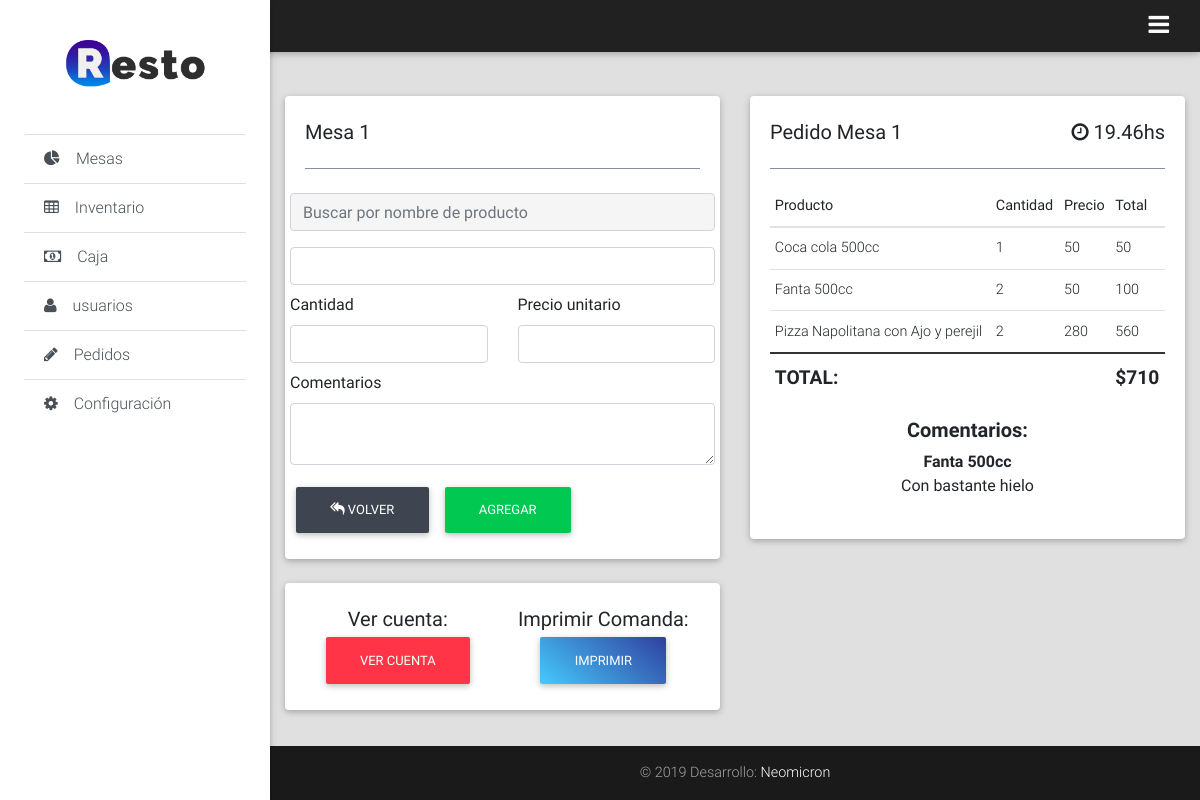
Page /mesa.php?id=1 (signed in) on the committed database.
### tables this page shows
CREATE TABLE `temporal` (
  `id` int(11) NOT NULL,
  `nro_mesa` int(11) NOT NULL,
  `producto` varchar(200) NOT NULL,
  `id_producto` int(11) NOT NULL,
  `cantidad` int(11) NOT NULL,
  `precio` float NOT NULL,
  `total` float NOT NULL,
  `estado` varchar(50) NOT NULL DEFAULT 'Pendiente',
  `ingreso` timestamp NOT NULL DEFAULT CURRENT_TIMESTAMP,
  `comentarios` varchar(300) NOT NULL,
  `descuento` int(11) DEFAULT NULL
);

### mesa.php (called while the page is built, shortened)
<?php
	require 'config/conexion.php';
	$nro_mesa = $_GET['id'];
	$statement2 = $con->prepare("
		SELECT * FROM temporal
		WHERE nro_mesa = $nro_mesa
	");
	$statement2->execute();
	$pedidos = $statement2->fetchAll();
	$statement3 = $con->prepare("
		SELECT SUM(total)
		FROM temporal
		WHERE nro_mesa = $nro_mesa
		");
	$statement3->execute();
	$total_mesa = $statement3->fetch();
	$statement4 = $con->prepare("
		SELECT ingreso
		FROM temporal
		WHERE nro_mesa = $nro_mesa
		ORDER BY id DESC
		");
	$statement4->execute();
	$ingreso = $statement4->fetch();
	$timestamp = strtotime($ingreso[0]);
	$time = date('G.i', $timestamp);
	require 'views/mesa.view.php';
 ?>

### views/mesa.view.php (the view, shortened to what this page needs)
<?php require_once 'head.php';?>
<body class="grey lighten-2">
    <header>
        <?php require_once 'navbar.php'; ?>
        <?php require_once 'sidebar.php'; ?>
    </header>
    <main class="pt-5">
        <div class="container-fluid mt-5">
            <div class="row">
                <div class="col-12 col-md-6 mb-4 izq">
                    <div class="card">
                        <div class="card-body">
                            <div class="d-sm-flex justify-content-between mb-4">
                                <h5 class="nro_mesa mb-2 mb-sm-0 pt-1">
                                    <span>Mesa <?php echo $nro_mesa ?></span>
                                </h5>
                            </div>
                            <hr class="mdb-color lighten-3">
                            <div class="row d-flex justify-content-center">
                               <form id="form-add-productos" method="POST" action="consultas/pedido_mesa.php">
                                  <input type="text" class="form-control grey lighten-4 mt-2" name="buscar" autocomplete="off" autofocus onkeyup="buscar_ajax(this.value);" placeholder="Buscar por nombre de producto">
                                    <input type="text" name="producto" class="form-control" required>
                                    <div class="row mt-2">
                                        <div class="col-md-6">
                                            <label>Cantidad</label>
                                            <input type="text" class="form-control" id="cantidad" name="cantidad" required>
                                        </div>
                                        <div class="col-md-6">
                                            <label>Precio unitario</label>
                                          <input type="text" class="form-control" id="precio" name="precio" required>
                                        </div>
                                    </div>
                                    <div class="form-group mt-2">
                                        <label for="comentarios">Comentarios</label>
                                        <textarea name="comentarios" id="comentarios" cols="30" class=" form-control"></textarea>
                                    </div>
                                    <div class="mt-2">
                                    <a class="btn stylish-color-dark waves-effect waves-light" href="index.php"><i class="fa fa-reply-all"></i> Volver </a>
                                    <button type="submit" id="add_productos" class="btn btn-success" name="submit">Agregar</button>
                                  </div>
                                </form>
                            </div>
                        </div>
                    </div>
                    <div class="card mt-4">
                        <div class="card-body">
                            <div class="d-sm-flex justify-content-between align-items-center">
                                <div class="imprimir-comanda d-flex flex-column align-items-center justify-content-between w-100 w-sm-50 pr-0 pr-sm-3">
                                    <h5 class="mb-sm-0 pt-1">
                                    <span>Ver cuenta: </span>
                                </h5>
                                <a class="btn btn-danger" href="ver_cuenta.php?id=<?php echo $nro_mesa ?>">Ver cuenta</a>
                                </div>
                                <div class="imprimir-comanda d-flex flex-column align-items-center justify-content-between w-100 w-sm-50">
                                    <h5 class=" mb-sm-0 pt-1">
                                        <span>Imprimir Comanda: </span>
                                    </h5>
                                    <a class="btn btn-primary" id="imprimir" >Imprimir</a>
                                </div>
                            </div>
                        </div>
                    </div>
                </div>
                <div class="col-12 col-md-6 mb-4">
                    <div class="card">
                        <div class="card-body comanda-impresa">
                            <div class="d-sm-flex justify-content-between mb-4">
                                <h5 class="mb-2 mb-sm-0 pt-1">
                                    <span>Pedido Mesa <?php echo $nro_mesa ?></span>
                                </h5>
                                <h5 class="mb-2 mb-sm-0 pt-1">
                                    <span><i class="fa fa-clock-o"></i> <?php echo($time); ?>hs</span>
                                </h5>
                            </div>
                            <hr class="mdb-color lighten-3">
                                <table class="table table-sm">
                                  <thead>
                                    <tr class="printable">
                                      <th scope="col">Producto</th>
                                      <th class="print-derecha" scope="col">Cantidad</th>
                                      <th class="ocultar" scope="col precio">Precio</th>
                                      <th class="ocultar" scope="col total">Total</th>
                                    </tr>
                                  </thead>
                                  <tbody>
                                    <?php foreach ($pedidos as $pedido): ?>
                                        <tr>
                                          <td scope="row"><?php echo $pedido['producto']; ?></td>
                                          <td class="print-derecha"><?php echo $pedido['cantidad']; ?></td>
                                          <td class="ocultar"><?php echo $pedido['precio']; ?></td>
                                          <td class="ocultar"><?php echo $pedido['total']; ?></td>
                                        </tr>
                                    <?php endforeach ?>
                                        <div class="d-flex justify-content-between">
                                            <th class="precio-comanda" style="border-top: 2px solid #333; font-size: 1.2em"><strong>TOTAL:</strong></th>
                                            <td class="precio-comanda" style="border-top: 2px solid #333"></td>
                                            <td class="precio-comanda" style="border-top: 2px solid #333"></td>
                                            <th class="precio-comanda" style="border-top: 2px solid #333; font-size: 1.2em" ><strong>$<?php echo $total_mesa['0'] ?></strong></th>
                                        </div>
                                  </tbody>
                                </table>
                                <h5 class="mb-2 text-center"><strong>Comentarios:</strong> </h5>
                                <div class="d-flex flex-column text-center">
                                <?php foreach ($pedidos as $pedido2): ?>
                                    <?php if (!empty($pedido2['comentarios'])): ?>
                                        <div><strong><?php echo $pedido2['producto'] ?></strong></div>
                                       <div class="comentario-comanda"><p><?php echo $pedido2['comentarios']; ?></p></div>
                                    <?php endif ?>
                                <?php endforeach ?>
                                </div>
                        </div>
                    </div>
                </div>
            </div>
        </div>
    </main>
    <?php require_once 'footer.php';?>

### public/css/style.css (style rules this page uses)
.btn-primary { background: -webkit-linear-gradient(50deg,#45cafc,#303f9f)!important; background: -o-linear-gradient(50deg,#45cafc,#303f9f)!important; background: linear-gradient(40deg,#45cafc,#303f9f)!important; }
@media (min-width: 768px) { .navbar, .page-footer, main { padding-left: 270px; } }
.btn { z-index: 10; }
.comentario-comanda { border-bottom: 1px dashed #000; margin-bottom: 5px; }
.comentario-comanda:last-child { border: none; }

### rows in the picture
temporal: ingreso "19.46", producto "Pizza Napolitana con Ajo y perejil", cantidad "2", precio "280", total "560"
temporal: producto "Coca cola 500cc", cantidad "1", precio "50", total "50"
temporal: producto "Fanta 500cc", cantidad "2", precio "50", total "100", comentarios "Con bastante hielo"

### other values in the picture
$nro_mesa "1"
$total_mesa['0'] "710"
